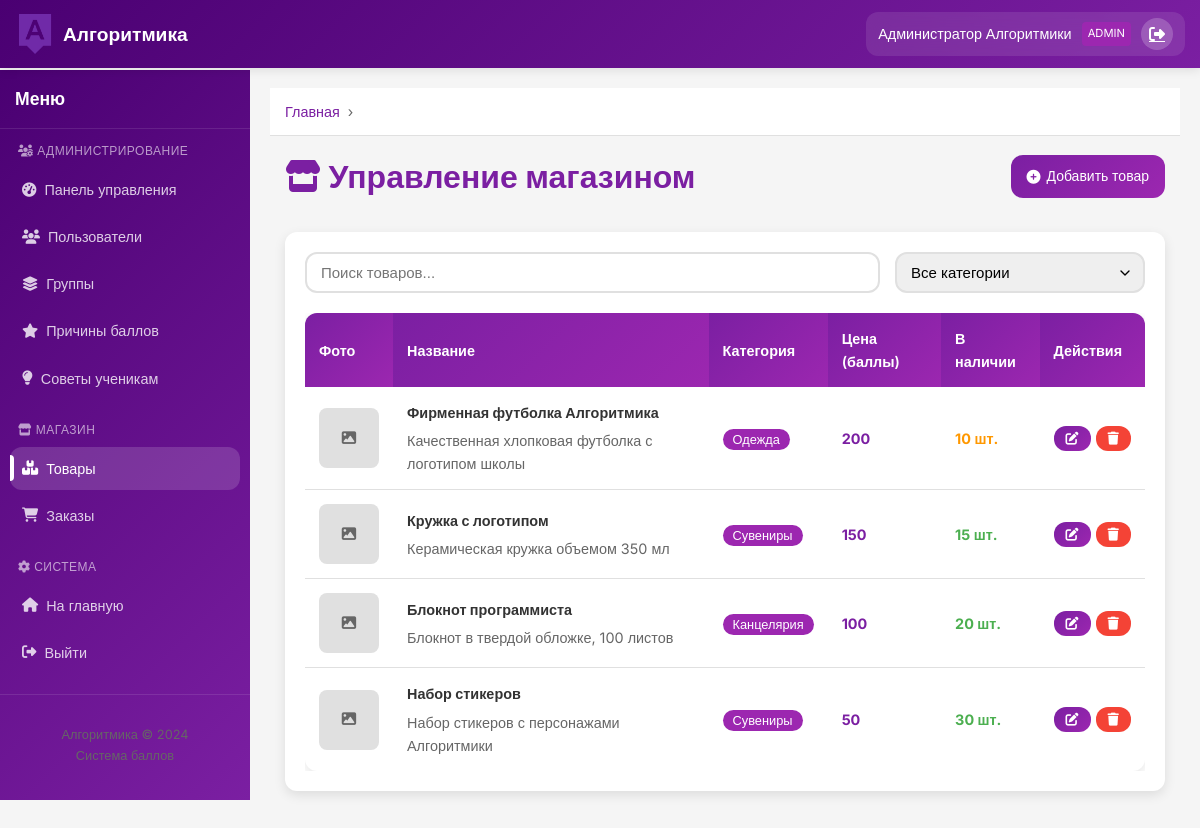
Screenshot of /admin/shop (signed in) with the database file from the repository.
### app.py (models this page shows)
class User(UserMixin, db.Model):
    id = db.Column(db.Integer, primary_key=True)
    username = db.Column(db.String(80), unique=True, nullable=False)
    password = db.Column(db.String(200), nullable=False)
    visible_password = db.Column(db.String(80), nullable=True)
    first_name = db.Column(db.String(80), nullable=False)
    last_name = db.Column(db.String(80), nullable=False)
    role = db.Column(db.String(20), nullable=False)  # admin, teacher, student
    group_id = db.Column(db.Integer, db.ForeignKey('group.id'), nullable=True)
    points = db.Column(db.Integer, default=0)
    earned_points = db.Column(db.Integer, default=0)
    created_at = db.Column(db.DateTime, default=datetime.utcnow)
    group = db.relationship('Group', backref='students', foreign_keys=[group_id])
    points_history = db.relationship('PointsHistory', backref='user', lazy=True,
                                     foreign_keys='PointsHistory.user_id')
    orders = db.relationship('Order', backref='student', lazy=True,
                            foreign_keys='Order.student_id')

class Product(db.Model):
    id = db.Column(db.Integer, primary_key=True)
    name = db.Column(db.String(200), nullable=False)
    description = db.Column(db.Text, nullable=True)
    image = db.Column(db.String(200), nullable=True)
    price = db.Column(db.Integer, nullable=False)
    original_price = db.Column(db.Integer, nullable=True)
    quantity = db.Column(db.Integer, nullable=False)
    category = db.Column(db.String(50), nullable=False)

### app.py (the view)
@app.route('/admin/shop')
@login_required
def admin_shop():
    if current_user.role != 'admin':
        return redirect(url_for('index'))
    products = Product.query.all()
    categories = db.session.query(Product.category).distinct().all()
    categories = [c[0] for c in categories]
    return render_template('admin/shop_admin.html', products=products, categories=categories)

### app.py (called while the page is built)
@login_manager.user_loader
def load_user(user_id):
    return User.query.get(int(user_id))

@app.context_processor
def inject_now():
    return {'datetime': datetime}

### templates/admin/shop_admin.html (shortened to what this page needs)
{% extends "base.html" %}
{% block content %}
<div class="container">
    <div style="display: flex; justify-content: space-between; align-items: center; margin-bottom: 30px;">
        <h1 style="color: var(--primary-color);">
            <i class="fas fa-store"></i> Управление магазином
        </h1>
        <a href="{{ url_for('product_detail') }}" class="btn btn-primary">
            <i class="fas fa-plus-circle"></i> Добавить товар
        </a>
    </div>
    <div class="card">
        <div style="margin-bottom: 20px; display: flex; gap: 15px; align-items: center;">
            <div style="flex: 1;">
                <input type="text" id="search-products" class="form-control" placeholder="Поиск товаров...">
            </div>
            <div style="width: 250px;">
                <select id="category-filter" class="form-control">
                    <option value="all">Все категории</option>
                </select>
            </div>
        </div>
        <div class="table-responsive">
            <table class="table" id="products-table">
                <thead>
                    <tr>
                        <th style="width: 80px;">Фото</th>
                        <th>Название</th>
                        <th>Категория</th>
                        <th>Цена (баллы)</th>
                        <th>В наличии</th>
                        <th>Действия</th>
                    </tr>
                </thead>
                <tbody>
                    {% for product in products %}
                    <tr class="searchable-item" data-category="{{ product.category }}">
                        <td>
                            {% if product.image %}
                            <img src="{{ url_for('static', filename=product.image) }}"
                                 alt="{{ product.name }}"
                                 style="width: 60px; height: 60px; object-fit: cover; border-radius: 8px;">
                            {% else %}
                            <div style="width: 60px; height: 60px; background: var(--border-color); border-radius: 8px; display: flex; align-items: center; justify-content: center;">
                                <i class="fas fa-image" style="color: var(--text-light);"></i>
                            </div>
                            {% endif %}
                        </td>
                        <td>
                            <strong>{{ product.name }}</strong>
                            {% if product.description %}
                            <p style="color: var(--text-light); margin: 5px 0 0 0; font-size: 0.9rem;">
                                {{ product.description[:100] }}{% if product.description|length > 100 %}...{% endif %}
                            </p>
                            {% endif %}
                        </td>
                        <td>
                            <span style="background: var(--primary-light); color: white; padding: 3px 10px; border-radius: 20px; font-size: 0.8rem;">
                                {{ product.category }}
                            </span>
                        </td>
                        <td>
                            <span style="font-weight: bold; color: var(--primary-color);">
                                {{ product.price }}
                            </span>
                        </td>
                        <td>
                            <span style="font-weight: bold; color: {% if product.quantity > 10 %}var(--success-color){% elif product.quantity > 0 %}var(--warning-color){% else %}var(--danger-color){% endif %};">
                                {{ product.quantity }} шт.
                            </span>
                        </td>
                        <td>
                            <div style="display: flex; gap: 5px;">
                                <a href="{{ url_for('product_detail', product_id=product.id) }}"
                                   class="btn btn-primary btn-sm">
                                    <i class="fas fa-edit"></i>
                                </a>
                                <form method="POST"
                                      action="{{ url_for('delete_product', product_id=product.id) }}"
                                      style="display: inline;"
                                      onsubmit="return confirm('Вы уверены, что хотите удалить этот товар?');">
                                    <button type="submit" class="btn btn-danger btn-sm">
                                        <i class="fas fa-trash"></i>
                                    </button>
                                </form>
                            </div>
                        </td>
                    </tr>
                    {% endfor %}
                </tbody>
            </table>
        </div>
    </div>
</div>
{% endblock %}

### templates/base.html (shortened to what this page needs)
<!DOCTYPE html>
<html lang="ru">
<head>
    <link rel="stylesheet" href="{{ url_for('static', filename='css/style.css') }}">
    <link rel="stylesheet" href="https://cdnjs.cloudflare.com/ajax/libs/font-awesome/6.4.0/css/all.min.css">
</head>
<body>
    <nav class="navbar">
        <div class="container">
            <a href="/" class="logo">
                <img src="{{ url_for('static', filename='images/logo.png') }}" alt="Алгоритмика" style="height: 40px;">
                <span>Алгоритмика</span>
            </a>
            {% if current_user.is_authenticated %}
            <div class="user-menu">
                <span class="user-name">{{ current_user.first_name }} {{ current_user.last_name }}</span>
                <span class="user-role">{{ current_user.role|capitalize }}</span>
                <a href="{{ url_for('logout') }}" class="btn-logout" title="Выйти">
                    <i class="fas fa-sign-out-alt"></i>
                </a>
            </div>
            {% endif %}
        </div>
    </nav>
    <div class="main-wrapper">
        {% if current_user.is_authenticated %}
        <aside class="sidebar">
            <div class="sidebar-content">
                <div class="sidebar-header">
                    <h3>Меню</h3>
                </div>
                <nav class="sidebar-nav">
                    {% if current_user.role == 'admin' %}
                    <div class="nav-section">
                        <h4 class="nav-section-title">
                            <i class="fas fa-users-cog"></i> Администрирование
                        </h4>
                        <ul>
                            <li>
                                <a href="{{ url_for('admin_dashboard') }}"
                                   class="{% if request.endpoint == 'admin_dashboard' %}active{% endif %}">
                                    <i class="fas fa-tachometer-alt"></i> Панель управления
                                </a>
                            </li>
                            <li>
                                <a href="{{ url_for('admin_users') }}"
                                   class="{% if request.endpoint in ['admin_users', 'create_users', 'user_detail'] %}active{% endif %}">
                                    <i class="fas fa-users"></i> Пользователи
                                </a>
                            </li>
                            <li>
                                <a href="{{ url_for('admin_groups') }}"
                                   class="{% if request.endpoint in ['admin_groups', 'create_group', 'group_detail'] %}active{% endif %}">
                                    <i class="fas fa-layer-group"></i> Группы
                                </a>
                            </li>
                            <li>
                                <a href="{{ url_for('admin_reward_reasons') }}"
                                   class="{% if request.endpoint in ['admin_reward_reasons', 'create_reward_reason', 'edit_reward_reason'] %}active{% endif %}">
                                    <i class="fas fa-star"></i> Причины баллов
                                </a>
                            </li>
                            <li>
                                <a href="{{ url_for('admin_tips') }}"
                                   class="{% if request.endpoint == 'admin_tips' %}active{% endif %}">
                                    <i class="fas fa-lightbulb"></i> Советы ученикам
                                </a>
                            </li>
                        </ul>
                    </div>
                    <div class="nav-section">
                        <h4 class="nav-section-title">
                            <i class="fas fa-store"></i> Магазин
                        </h4>
                        <ul>
                            <li>
                                <a href="{{ url_for('admin_shop') }}"
                                   class="{% if request.endpoint in ['admin_shop', 'product_detail'] %}active{% endif %}">
                                    <i class="fas fa-boxes"></i> Товары
                                </a>
                            </li>
                            <li>
                                <a href="{{ url_for('admin_orders') }}"
                                   class="{% if request.endpoint in ['admin_orders', 'order_detail'] %}active{% endif %}">
                                    <i class="fas fa-shopping-cart"></i> Заказы
                                </a>
                            </li>
                        </ul>
                    </div>
                    {% endif %}
                    <div class="nav-section">
                        <h4 class="nav-section-title">
                            <i class="fas fa-cog"></i> Система
                        </h4>
                        <ul>
                            <li>
                                <a href="{{ url_for('index') }}">
                                    <i class="fas fa-home"></i> На главную
                                </a>
                            </li>
                            <li>
                                <a href="{{ url_for('logout') }}">
                                    <i class="fas fa-sign-out-alt"></i> Выйти
                                </a>
                            </li>
                        </ul>
                    </div>
                </nav>
                <div class="sidebar-footer">
                    <div style="text-align: center; padding: 15px; color: var(--text-light); font-size: 0.8rem;">
                        <p>Алгоритмика © 2024</p>
                        <p>Система баллов</p>
                    </div>
                </div>
            </div>
        </aside>
        {% endif %}
        <main class="main-content {% if not current_user.is_authenticated %}full-width{% endif %}">
            {% if current_user.is_authenticated %}
            <div class="breadcrumbs">
                <div class="container">
                    <a href="{{ url_for('index') }}">Главная</a>
                </div>
            </div>
            {% endif %}
            {% block content %}{% endblock %}
        </main>
    </div>
</body>
</html>

### rows the page displays
User: first_name "Администратор", last_name "Алгоритмики", role "ADMIN"
Product: name "Фирменная футболка Алгоритмика", description "Качественная хлопковая футболка с логотипом школы", category "Одежда", price "200", quantity "10"
Product: name "Кружка с логотипом", description "Керамическая кружка объемом 350 мл", category "Сувениры", price "150", quantity "15"
Product: name "Блокнот программиста", description "Блокнот в твердой обложке, 100 листов", category "Канцелярия", price "100", quantity "20"
Product: name "Набор стикеров", description "Набор стикеров с персонажами Алгоритмики", category "Сувениры", price "50", quantity "30"
